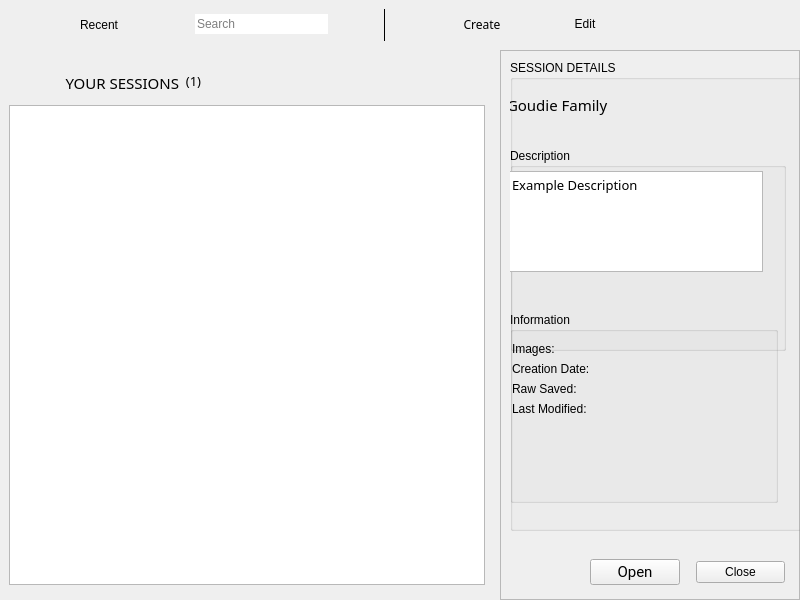
<?xml version="1.0" encoding="UTF-8"?>
<ui version="4.0" idbasedtr="false">
 <class>MainWindow</class>
 <widget class="QStackedWidget" name="MainWindow">
  <property name="geometry">
   <rect>
    <x>0</x>
    <y>0</y>
    <width>800</width>
    <height>600</height>
   </rect>
  </property>
  <property name="sizePolicy">
   <sizepolicy hsizetype="Fixed" vsizetype="Fixed">
    <horstretch>0</horstretch>
    <verstretch>0</verstretch>
   </sizepolicy>
  </property>
  <property name="minimumSize">
   <size>
    <width>800</width>
    <height>0</height>
   </size>
  </property>
  <property name="maximumSize">
   <size>
    <width>1000</width>
    <height>600</height>
   </size>
  </property>
  <property name="font">
   <font>
    <family>Segoe UI</family>
    <stylestrategy>PreferAntialias</stylestrategy>
    <kerning>true</kerning>
   </font>
  </property>
  <property name="windowTitle">
   <string>Session Manager</string>
  </property>
  <property name="autoFillBackground">
   <bool>true</bool>
  </property>
  <property name="styleSheet">
   <string notr="true"/>
  </property>
  <property name="inputMethodHints">
   <set>Qt::ImhNone</set>
  </property>
  <property name="frameShape">
   <enum>QFrame::NoFrame</enum>
  </property>
  <property name="currentIndex">
   <number>0</number>
  </property>
  <widget class="QWidget" name="home">
   <property name="styleSheet">
    <string notr="true"/>
   </property>
   <widget class="QFrame" name="navBar">
    <property name="geometry">
     <rect>
      <x>0</x>
      <y>0</y>
      <width>809</width>
      <height>50</height>
     </rect>
    </property>
    <property name="sizePolicy">
     <sizepolicy hsizetype="Fixed" vsizetype="Fixed">
      <horstretch>0</horstretch>
      <verstretch>0</verstretch>
     </sizepolicy>
    </property>
    <property name="minimumSize">
     <size>
      <width>0</width>
      <height>50</height>
     </size>
    </property>
    <property name="maximumSize">
     <size>
      <width>16777215</width>
      <height>50</height>
     </size>
    </property>
    <property name="accessibleName">
     <string>navBar</string>
    </property>
    <property name="styleSheet">
     <string notr="true"/>
    </property>
    <layout class="QHBoxLayout" name="horizontalLayout_2">
     <item>
      <spacer name="horizontalSpacer_5">
       <property name="orientation">
        <enum>Qt::Horizontal</enum>
       </property>
       <property name="sizeType">
        <enum>QSizePolicy::Fixed</enum>
       </property>
       <property name="sizeHint" stdset="0">
        <size>
         <width>50</width>
         <height>20</height>
        </size>
       </property>
      </spacer>
     </item>
     <item>
      <layout class="QHBoxLayout" name="horizontalLayout">
       <item>
        <layout class="QGridLayout" name="gridLayout_3">
         <item row="0" column="0">
          <widget class="QPushButton" name="pushButton_4">
           <property name="sizePolicy">
            <sizepolicy hsizetype="Minimum" vsizetype="Fixed">
             <horstretch>0</horstretch>
             <verstretch>0</verstretch>
            </sizepolicy>
           </property>
           <property name="minimumSize">
            <size>
             <width>70</width>
             <height>0</height>
            </size>
           </property>
           <property name="maximumSize">
            <size>
             <width>16777215</width>
             <height>16777215</height>
            </size>
           </property>
           <property name="cursor">
            <cursorShape>PointingHandCursor</cursorShape>
           </property>
           <property name="text">
            <string>Recent</string>
           </property>
           <property name="flat">
            <bool>true</bool>
           </property>
          </widget>
         </item>
        </layout>
       </item>
       <item>
        <layout class="QGridLayout" name="gridLayout">
         <item row="0" column="0">
          <spacer name="horizontalSpacer">
           <property name="orientation">
            <enum>Qt::Horizontal</enum>
           </property>
           <property name="sizeType">
            <enum>QSizePolicy::Preferred</enum>
           </property>
           <property name="sizeHint" stdset="0">
            <size>
             <width>20</width>
             <height>20</height>
            </size>
           </property>
          </spacer>
         </item>
         <item row="0" column="1">
          <layout class="QFormLayout" name="search_bar">
           <property name="formAlignment">
            <set>Qt::AlignLeading|Qt::AlignLeft|Qt::AlignVCenter</set>
           </property>
           <item row="0" column="1">
            <widget class="QLineEdit" name="session_filter">
             <property name="maximumSize">
              <size>
               <width>133</width>
               <height>20</height>
              </size>
             </property>
             <property name="frame">
              <bool>false</bool>
             </property>
             <property name="placeholderText">
              <string>Search</string>
             </property>
            </widget>
           </item>
           <item row="0" column="0">
            <widget class="QPushButton" name="search_ico">
             <property name="maximumSize">
              <size>
               <width>24</width>
               <height>24</height>
              </size>
             </property>
             <property name="text">
              <string/>
             </property>
             <property name="flat">
              <bool>true</bool>
             </property>
            </widget>
           </item>
          </layout>
         </item>
        </layout>
       </item>
       <item>
        <widget class="Line" name="navSep">
         <property name="styleSheet">
          <string notr="true"/>
         </property>
         <property name="frameShadow">
          <enum>QFrame::Plain</enum>
         </property>
         <property name="orientation">
          <enum>Qt::Vertical</enum>
         </property>
        </widget>
       </item>
       <item>
        <layout class="QGridLayout" name="gridLayout_2">
         <item row="0" column="0">
          <spacer name="horizontalSpacer_6">
           <property name="orientation">
            <enum>Qt::Horizontal</enum>
           </property>
           <property name="sizeType">
            <enum>QSizePolicy::Fixed</enum>
           </property>
           <property name="sizeHint" stdset="0">
            <size>
             <width>50</width>
             <height>20</height>
            </size>
           </property>
          </spacer>
         </item>
         <item row="0" column="3">
          <widget class="QPushButton" name="pushButton_2">
           <property name="cursor">
            <cursorShape>PointingHandCursor</cursorShape>
           </property>
           <property name="text">
            <string>Edit</string>
           </property>
           <property name="flat">
            <bool>true</bool>
           </property>
          </widget>
         </item>
         <item row="0" column="2">
          <spacer name="horizontalSpacer_4">
           <property name="orientation">
            <enum>Qt::Horizontal</enum>
           </property>
           <property name="sizeType">
            <enum>QSizePolicy::Preferred</enum>
           </property>
           <property name="sizeHint" stdset="0">
            <size>
             <width>17</width>
             <height>20</height>
            </size>
           </property>
          </spacer>
         </item>
         <item row="0" column="1">
          <widget class="QPushButton" name="create_tab">
           <property name="font">
            <font>
             <family>Montserrat</family>
             <pointsize>9</pointsize>
             <weight>50</weight>
             <italic>false</italic>
             <bold>false</bold>
            </font>
           </property>
           <property name="cursor">
            <cursorShape>PointingHandCursor</cursorShape>
           </property>
           <property name="text">
            <string>Create</string>
           </property>
           <property name="flat">
            <bool>true</bool>
           </property>
          </widget>
         </item>
        </layout>
       </item>
      </layout>
     </item>
     <item>
      <spacer name="horizontalSpacer_2">
       <property name="orientation">
        <enum>Qt::Horizontal</enum>
       </property>
       <property name="sizeType">
        <enum>QSizePolicy::Preferred</enum>
       </property>
       <property name="sizeHint" stdset="0">
        <size>
         <width>175</width>
         <height>20</height>
        </size>
       </property>
      </spacer>
     </item>
    </layout>
   </widget>
   <widget class="QFrame" name="sessionlist_header">
    <property name="geometry">
     <rect>
      <x>20</x>
      <y>60</y>
      <width>191</width>
      <height>43</height>
     </rect>
    </property>
    <property name="frameShape">
     <enum>QFrame::NoFrame</enum>
    </property>
    <property name="frameShadow">
     <enum>QFrame::Raised</enum>
    </property>
    <layout class="QHBoxLayout" name="horizontalLayout_3">
     <item>
      <layout class="QGridLayout" name="gridLayout_4">
       <item row="0" column="0">
        <widget class="QLabel" name="label">
         <property name="sizePolicy">
          <sizepolicy hsizetype="Fixed" vsizetype="Preferred">
           <horstretch>0</horstretch>
           <verstretch>0</verstretch>
          </sizepolicy>
         </property>
         <property name="minimumSize">
          <size>
           <width>150</width>
           <height>0</height>
          </size>
         </property>
         <property name="font">
          <font>
           <family>Montserrat</family>
           <pointsize>11</pointsize>
           <weight>50</weight>
           <italic>false</italic>
           <bold>false</bold>
          </font>
         </property>
         <property name="text">
          <string>YOUR SESSIONS</string>
         </property>
         <property name="alignment">
          <set>Qt::AlignBottom|Qt::AlignRight|Qt::AlignTrailing</set>
         </property>
        </widget>
       </item>
       <item row="0" column="1">
        <widget class="QLabel" name="sessionlist_count">
         <property name="font">
          <font>
           <family>Montserrat</family>
           <pointsize>10</pointsize>
           <weight>50</weight>
           <italic>false</italic>
           <bold>false</bold>
           <stylestrategy>PreferAntialias</stylestrategy>
          </font>
         </property>
         <property name="text">
          <string>&lt;!DOCTYPE HTML PUBLIC &quot;-//W3C//DTD HTML 4.0//EN&quot; &quot;http://www.w3.org/TR/REC-html40/strict.dtd&quot;&gt;
&lt;html&gt;&lt;head&gt;&lt;meta name=&quot;qrichtext&quot; content=&quot;1&quot; /&gt;&lt;style type=&quot;text/css&quot;&gt;
p, li { white-space: pre-wrap; }
&lt;/style&gt;&lt;/head&gt;&lt;body style=&quot; font-family:'Montserrat'; font-size:10pt; font-weight:400; font-style:normal;&quot;&gt;
&lt;p style=&quot; margin-top:0px; margin-bottom:0px; margin-left:0px; margin-right:0px; -qt-block-indent:0; text-indent:0px;&quot;&gt;(1)&lt;/p&gt;&lt;/body&gt;&lt;/html&gt;</string>
         </property>
         <property name="alignment">
          <set>Qt::AlignCenter</set>
         </property>
        </widget>
       </item>
      </layout>
     </item>
    </layout>
   </widget>
   <widget class="QFrame" name="info_frame">
    <property name="geometry">
     <rect>
      <x>500</x>
      <y>50</y>
      <width>300</width>
      <height>550</height>
     </rect>
    </property>
    <property name="styleSheet">
     <string notr="true"/>
    </property>
    <property name="frameShape">
     <enum>QFrame::StyledPanel</enum>
    </property>
    <property name="frameShadow">
     <enum>QFrame::Raised</enum>
    </property>
    <widget class="QGroupBox" name="details">
     <property name="geometry">
      <rect>
       <x>10</x>
       <y>10</y>
       <width>296</width>
       <height>471</height>
      </rect>
     </property>
     <property name="title">
      <string>SESSION DETAILS</string>
     </property>
     <property name="flat">
      <bool>false</bool>
     </property>
     <widget class="QLabel" name="session_name">
      <property name="geometry">
       <rect>
        <x>-3</x>
        <y>9</y>
        <width>291</width>
        <height>73</height>
       </rect>
      </property>
      <property name="sizePolicy">
       <sizepolicy hsizetype="Expanding" vsizetype="Preferred">
        <horstretch>0</horstretch>
        <verstretch>0</verstretch>
       </sizepolicy>
      </property>
      <property name="minimumSize">
       <size>
        <width>123</width>
        <height>0</height>
       </size>
      </property>
      <property name="font">
       <font>
        <family>Montserrat</family>
        <pointsize>11</pointsize>
        <weight>50</weight>
        <italic>false</italic>
        <bold>false</bold>
       </font>
      </property>
      <property name="text">
       <string>&lt;html&gt;&lt;head/&gt;&lt;body&gt;&lt;p&gt;Goudie Family&lt;/p&gt;&lt;/body&gt;&lt;/html&gt;</string>
      </property>
      <property name="wordWrap">
       <bool>true</bool>
      </property>
     </widget>
     <widget class="QGroupBox" name="groupBox_2">
      <property name="geometry">
       <rect>
        <x>0</x>
        <y>88</y>
        <width>276</width>
        <height>203</height>
       </rect>
      </property>
      <property name="minimumSize">
       <size>
        <width>276</width>
        <height>203</height>
       </size>
      </property>
      <property name="maximumSize">
       <size>
        <width>276</width>
        <height>203</height>
       </size>
      </property>
      <property name="title">
       <string>Description</string>
      </property>
      <property name="flat">
       <bool>false</bool>
      </property>
      <widget class="QTextBrowser" name="desc_box">
       <property name="geometry">
        <rect>
         <x>-3</x>
         <y>23</y>
         <width>256</width>
         <height>101</height>
        </rect>
       </property>
       <property name="maximumSize">
        <size>
         <width>256</width>
         <height>101</height>
        </size>
       </property>
       <property name="font">
        <font>
         <family>Montserrat</family>
         <pointsize>10</pointsize>
         <weight>50</weight>
         <italic>false</italic>
         <bold>false</bold>
        </font>
       </property>
       <property name="html">
        <string>&lt;!DOCTYPE HTML PUBLIC &quot;-//W3C//DTD HTML 4.0//EN&quot; &quot;http://www.w3.org/TR/REC-html40/strict.dtd&quot;&gt;
&lt;html&gt;&lt;head&gt;&lt;meta name=&quot;qrichtext&quot; content=&quot;1&quot; /&gt;&lt;style type=&quot;text/css&quot;&gt;
p, li { white-space: pre-wrap; }
&lt;/style&gt;&lt;/head&gt;&lt;body style=&quot; font-family:'Montserrat'; font-size:10pt; font-weight:400; font-style:normal;&quot;&gt;
&lt;p style=&quot; margin-top:0px; margin-bottom:0px; margin-left:0px; margin-right:0px; -qt-block-indent:0; text-indent:0px;&quot;&gt;Example Description&lt;/p&gt;&lt;/body&gt;&lt;/html&gt;</string>
       </property>
      </widget>
     </widget>
     <widget class="QGroupBox" name="info_misc">
      <property name="geometry">
       <rect>
        <x>0</x>
        <y>252</y>
        <width>268</width>
        <height>191</height>
       </rect>
      </property>
      <property name="minimumSize">
       <size>
        <width>191</width>
        <height>111</height>
       </size>
      </property>
      <property name="title">
       <string>Information</string>
      </property>
      <property name="flat">
       <bool>false</bool>
      </property>
      <widget class="QWidget" name="layoutWidget">
       <property name="geometry">
        <rect>
         <x>2</x>
         <y>30</y>
         <width>290</width>
         <height>171</height>
        </rect>
       </property>
       <layout class="QFormLayout" name="_2">
        <item row="0" column="0">
         <widget class="QLabel" name="label_4">
          <property name="text">
           <string>Images:</string>
          </property>
         </widget>
        </item>
        <item row="0" column="1">
         <widget class="QLabel" name="image_count">
          <property name="text">
           <string/>
          </property>
          <property name="alignment">
           <set>Qt::AlignCenter</set>
          </property>
         </widget>
        </item>
        <item row="1" column="0">
         <widget class="QLabel" name="label_6">
          <property name="text">
           <string>Creation Date:</string>
          </property>
         </widget>
        </item>
        <item row="1" column="1">
         <widget class="QLabel" name="create_date">
          <property name="text">
           <string/>
          </property>
          <property name="alignment">
           <set>Qt::AlignCenter</set>
          </property>
         </widget>
        </item>
        <item row="2" column="0">
         <widget class="QLabel" name="label_9">
          <property name="text">
           <string>Raw Saved:</string>
          </property>
         </widget>
        </item>
        <item row="2" column="1">
         <widget class="QLabel" name="has_raw">
          <property name="text">
           <string/>
          </property>
          <property name="alignment">
           <set>Qt::AlignCenter</set>
          </property>
         </widget>
        </item>
        <item row="3" column="0">
         <widget class="QLabel" name="label_11">
          <property name="text">
           <string>Last Modified:</string>
          </property>
         </widget>
        </item>
        <item row="3" column="1">
         <widget class="QLabel" name="modify_date">
          <property name="text">
           <string/>
          </property>
          <property name="alignment">
           <set>Qt::AlignCenter</set>
          </property>
         </widget>
        </item>
       </layout>
      </widget>
     </widget>
    </widget>
    <widget class="QWidget" name="layoutWidget">
     <property name="geometry">
      <rect>
       <x>90</x>
       <y>501</y>
       <width>195</width>
       <height>42</height>
      </rect>
     </property>
     <layout class="QGridLayout" name="gridLayout_5">
      <property name="horizontalSpacing">
       <number>16</number>
      </property>
      <item row="0" column="0">
       <widget class="QPushButton" name="open_button">
        <property name="font">
         <font>
          <family>Roboto</family>
          <pointsize>11</pointsize>
          <weight>50</weight>
          <italic>false</italic>
          <bold>false</bold>
         </font>
        </property>
        <property name="cursor">
         <cursorShape>PointingHandCursor</cursorShape>
        </property>
        <property name="text">
         <string>Open</string>
        </property>
        <property name="default">
         <bool>false</bool>
        </property>
        <property name="flat">
         <bool>false</bool>
        </property>
       </widget>
      </item>
      <item row="0" column="1">
       <widget class="QPushButton" name="close_button">
        <property name="cursor">
         <cursorShape>PointingHandCursor</cursorShape>
        </property>
        <property name="text">
         <string>Close</string>
        </property>
        <property name="flat">
         <bool>false</bool>
        </property>
       </widget>
      </item>
     </layout>
    </widget>
   </widget>
   <widget class="QListWidget" name="sessionList">
    <property name="geometry">
     <rect>
      <x>9</x>
      <y>105</y>
      <width>476</width>
      <height>480</height>
     </rect>
    </property>
    <property name="minimumSize">
     <size>
      <width>476</width>
      <height>480</height>
     </size>
    </property>
    <property name="maximumSize">
     <size>
      <width>476</width>
      <height>480</height>
     </size>
    </property>
    <property name="verticalScrollBarPolicy">
     <enum>Qt::ScrollBarAlwaysOff</enum>
    </property>
    <property name="horizontalScrollBarPolicy">
     <enum>Qt::ScrollBarAlwaysOff</enum>
    </property>
    <property name="sizeAdjustPolicy">
     <enum>QAbstractScrollArea::AdjustToContents</enum>
    </property>
    <property name="editTriggers">
     <set>QAbstractItemView::NoEditTriggers</set>
    </property>
    <property name="dragDropMode">
     <enum>QAbstractItemView::NoDragDrop</enum>
    </property>
    <property name="textElideMode">
     <enum>Qt::ElideNone</enum>
    </property>
    <property name="movement">
     <enum>QListView::Static</enum>
    </property>
    <property name="flow">
     <enum>QListView::LeftToRight</enum>
    </property>
    <property name="isWrapping" stdset="0">
     <bool>true</bool>
    </property>
    <property name="resizeMode">
     <enum>QListView::Adjust</enum>
    </property>
    <property name="spacing">
     <number>0</number>
    </property>
    <property name="gridSize">
     <size>
      <width>200</width>
      <height>200</height>
     </size>
    </property>
    <property name="viewMode">
     <enum>QListView::IconMode</enum>
    </property>
    <property name="uniformItemSizes">
     <bool>false</bool>
    </property>
    <property name="selectionRectVisible">
     <bool>false</bool>
    </property>
   </widget>
  </widget>
 </widget>
 <resources>
  <include location="2.0/assets/resource.qrc"/>
 </resources>
 <connections>
  <connection>
   <sender>close_button</sender>
   <signal>clicked()</signal>
   <receiver>MainWindow</receiver>
   <slot>close()</slot>
   <hints>
    <hint type="sourcelabel">
     <x>740</x>
     <y>574</y>
    </hint>
    <hint type="destinationlabel">
     <x>399</x>
     <y>299</y>
    </hint>
   </hints>
  </connection>
 </connections>
</ui>
